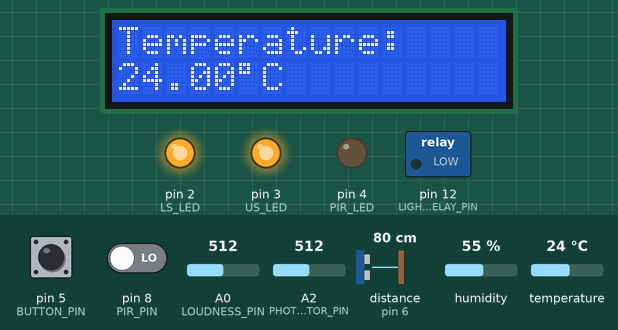
Recording of a sketch running on a simulated Arduino Uno, built with avr-gcc and run on an emulated ATmega328P. Parts: 16×2 character LCD, switched loads named in the sketch (green lamp = pin HIGH), output pins drawn as LEDs (lit = HIGH). Wiring (inferred from the names in the program): ultrasonic range finder: trigger pin 7; echo pin 6. The test bench sets the inputs (shaded band); at power-on: pin 5 (BUTTON_PIN) LOW, distance to the obstacle (sensor on pin 6) 80 cm, A2 (PHOTORESISTOR_PIN) = 512, pin 8 (PIR_PIN) LOW, A0 (LOUDNESS_PIN) = 512, humidity 55 %, temperature 24 °C. The echo pulse lasts 58.3 µs per cm; pins used as bus, display or sensor lines are not drawn; what the sketch prints to the serial monitor is not drawn.

Above: at 1.2 s.
1.3 s: pin 5 (BUTTON_PIN) pulled HIGH for 0.15 s
At 2.3 s:
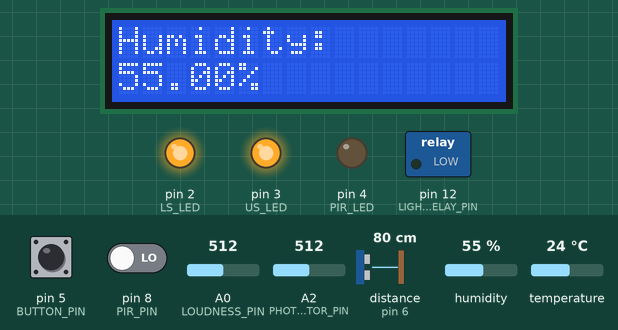
2.9 s: pin 5 (BUTTON_PIN) pulled HIGH for 1 s
At 4.1 s:
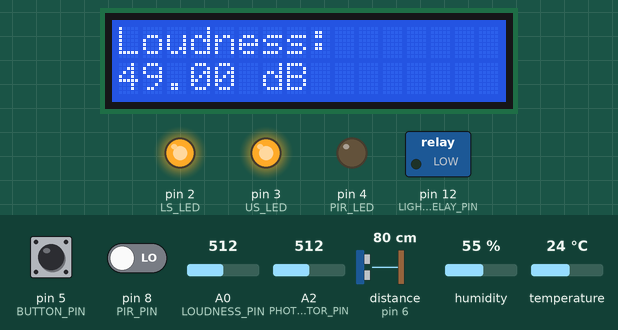
5.4 s: distance to the obstacle (sensor on pin 6) set to 146 cm
11.6 s: distance to the obstacle (sensor on pin 6) set to 155 cm
At 12.8 s:
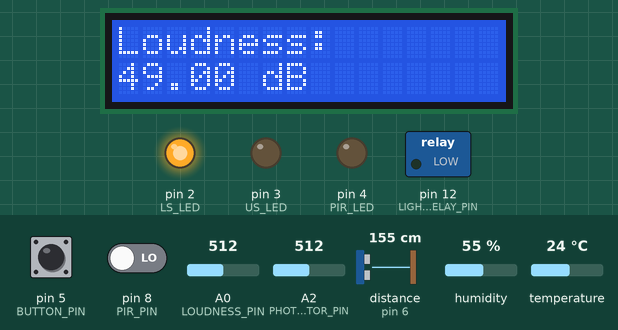
13.1 s: A2 (PHOTORESISTOR_PIN) set to 504
At 13.5 s:
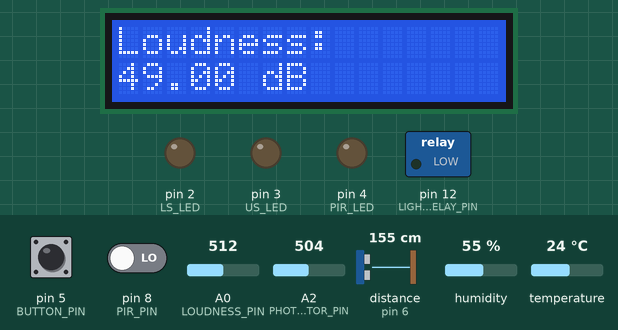
14.6 s: pin 8 (PIR_PIN) driven HIGH
At 15.9 s:
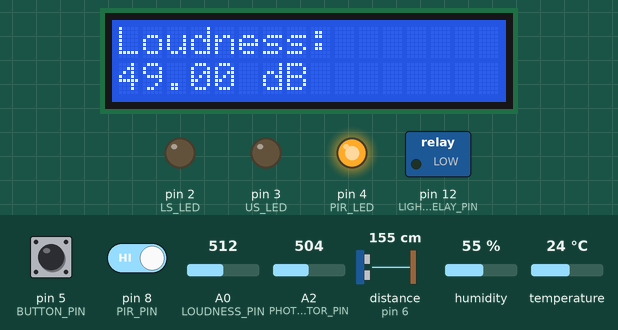
Timing chart, 0 to 17.1 s (numbered marks = the images above; inputs shaded):
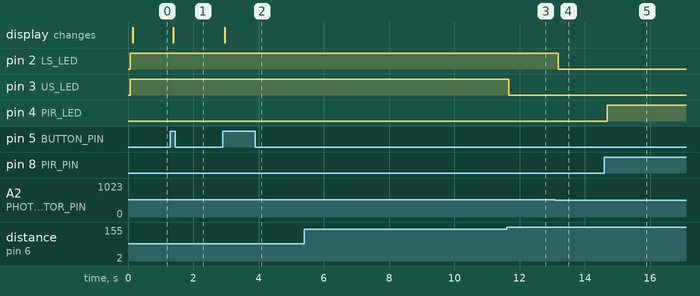

Measured:
- the behaviour switches between 149 and 150 cm on distance to the obstacle (sensor on pin 6) (found by bisection; images 2 and 3)
- the behaviour switches between 512 and 511 on A2 (PHOTORESISTOR_PIN) (found by bisection; images 3 and 4)
- after the input at 1.3 s, the display: changes after 0.08 s (image 1)
- after the input at 2.9 s, the display: changes after 0.07 s (image 2)
- after the input at 5.4 s, every drawn part: stays the same
- after the input at 11.6 s, pin 3 (US_LED): HIGH → LOW after 0.07 s
- after the input at 13.1 s, pin 2 (LS_LED): HIGH → LOW after 0.08 s
- after the input at 14.6 s, pin 4 (PIR_LED): LOW → HIGH after 0.08 s

The sketch:

src_physical.ino
```cpp
#include <LiquidCrystal_I2C.h>  // LCD with I2C library. Don't use this if LCD does not use I2C connection
#include <DHT.h>                // DHT22 library

// the switch for the light bulb(s)
const int LIGHT_RELAY_PIN = 12;

// status LEDs for light switch sensors
const int LS_LED = 2;
const int US_LED = 3;
const int PIR_LED = 4;

// additional sensors for LCD output
const int BUTTON_PIN = 5;
const int TEMP_HUMID_PIN = A1;
const int LOUDNESS_PIN = A0;

// light switch sensors
const int PHOTORESISTOR_PIN = A2;
const int ECHO_PIN = 6;
const int TRIG_PIN = 7;
const int PIR_PIN = 8;

// 9x27: LCD address (some rare I2C modules may use 0x3F instead)
// 16 columns, 2 rows
LiquidCrystal_I2C lcd_1(0x27, 16, 2);

// DHT22 temperature + humidity sensor
const int DHT_TYPE = DHT22;
DHT dht(TEMP_HUMID_PIN, DHT_TYPE);

// global variables used to quickly display information in Serial Monitor or LCD
float celsius, humidity, decibel, cm;
int light;

boolean isPIRDetected;
boolean isLightOn = false;
int lightTimer = 0;

int buttonPushCounter = 1;  // counter for the number of button presses
int buttonState = 0;        // current state of the button
int lastButtonState = 0;    // previous state of the button

void setup() {
  // initialize pin to relay input, which controls the light state
  pinMode(LIGHT_RELAY_PIN, OUTPUT);

  // initialize pins of sensors
  pinMode(PHOTORESISTOR_PIN, INPUT);
  pinMode(PIR_PIN, INPUT);

  // initialize button pin
  pinMode(BUTTON_PIN, INPUT);

  // initialize status LEDs' pins
  pinMode(LS_LED, OUTPUT);
  pinMode(US_LED, OUTPUT);
  pinMode(PIR_LED, OUTPUT);

  // initialize serial communication
  Serial.begin(9600);

  // initialize LCD display
  lcd_1.init();
  lcd_1.clear();
  lcd_1.backlight();  // comment this line to disable LCD backlight

  // initialize DHT22 sensor
  dht.begin();
}

void loop() {
  // PIR sensor returns a HIGH value when a moving object
  // with a higher temperature than the sensor's threshold
  // moves in its vicinity, and returns LOW after said object
  // stops moving or moves out of range, with a delay set to ~10s
  isPIRDetected = digitalRead(PIR_PIN);
  sensorLED(PIR_LED, isPIRDetected);

  // Ultrasonic sensor measure distance between itself
  // and an object in its range in cm. When the distance
  // is below a certain threshold, it will meet its condition
  cm = 0.01723 * readUltrasonicDistance(7, 6);
  boolean isUltrasonicDetected = (cm <= 150);
  sensorLED(US_LED, isUltrasonicDetected);

  // Uses a photoresistor to measure light intensity. Its analog value
  // drops as brightness increases, and vice versa. Once its reading
  // is above a certain threshold (meaning brightness reduces below a certain value)
  // it will meet the condition
  light = analogRead(PHOTORESISTOR_PIN);
  boolean isLightDetected = (light >= 512);
  sensorLED(LS_LED, isLightDetected);

  // additional sensor readings, then outputted to LCD and/or Serial Monitor
  humidity = dht.readHumidity();
  celsius = dht.readTemperature();
  decibel = getDecibel();

  if (isPIRDetected && isUltrasonicDetected && isLightDetected) {  // all 3 conditions are met
    digitalWrite(LIGHT_RELAY_PIN, HIGH);
    isLightOn = true;
    lightTimer = 0;                                // resets timer
  } else if (isUltrasonicDetected && isLightOn) {  // Ultrasonic sensor and light is still on
    digitalWrite(LIGHT_RELAY_PIN, HIGH);
    lightTimer = 0;          // resets timer
  } else {                   // Ultrasonic off, starts timer
    if (lightTimer < 100) {  // 100 loops = 10s of delay + additional code time should equal ~15s
      lightTimer++;
    } else {  // upon timer reaching 100, turns off light
      digitalWrite(LIGHT_RELAY_PIN, LOW);
      isLightOn = false;
    }
  }

  // displays temp + humidity + loudness readings on LCD
  lcdButton();

  // outputs sensor values to Serial Monitor
  serialReading();

  delay(38);  // Wait for 12ms (ultrasonic) + 50ms (button) + 38ms = 100ms per loop
}

float getDecibel() {
  unsigned long startMillis = millis();  // Start of sample window
  float peakToPeak = 0;                  // peak-to-peak level

  unsigned int signalMax = 0;     // minimum value
  unsigned int signalMin = 1023;  // maximum value

  // collect data for 50 mS
  while (millis() - startMillis < 50) {     // 50: sample window time
    int sample = analogRead(LOUDNESS_PIN);  // get reading from microphone
    if (sample < 1023)                      // toss out spurious readings
    {
      if (sample > signalMax) {
        signalMax = sample;  // save just the max levels
      } else if (sample < signalMin) {
        signalMin = sample;  // save just the min levels
      }
    }
    // additional debug info
    //Serial.println(sample);
  }

  peakToPeak = signalMax - signalMin;                          // max - min = peak-peak amplitude
  return map(peakToPeak, 0, 900, 49, 90);
  //return analogRead(LOUDNESS_PIN);
}

float readUltrasonicDistance(int sensorLEDPin, int echoPin) {  // 12ms delay per loop
  pinMode(sensorLEDPin, OUTPUT);                               // Clear the trigger
  digitalWrite(sensorLEDPin, LOW);
  delayMicroseconds(2);
  // Sets the trigger pin to HIGH state for 10 microseconds
  digitalWrite(sensorLEDPin, HIGH);
  delayMicroseconds(10);
  digitalWrite(sensorLEDPin, LOW);
  pinMode(echoPin, INPUT);
  // Reads the echo pin, and returns the sound wave travel time in microseconds
  return pulseIn(echoPin, HIGH);
}

void serialReading() {
  Serial.print("PIR: ");
  Serial.print(isPIRDetected);
  Serial.print(" | Photoresistor: ");
  Serial.print(light);
  Serial.print(" | Distance: ");
  Serial.print(cm);
  Serial.println("cm");
  Serial.print(celsius);
  Serial.print("C | ");
  Serial.print(humidity);
  Serial.print("% | ");
  Serial.print(decibel);
  Serial.println("dB");
  Serial.println(" ");
}

void sensorLED(int sensorLEDPin, boolean value) {
  if (value == true) {
    digitalWrite(sensorLEDPin, HIGH);
  } else {
    digitalWrite(sensorLEDPin, LOW);
  }
}

void lcdButton() {
  // read the pushbutton input pin:
  buttonState = digitalRead(BUTTON_PIN);

  // compare the buttonState to its previous state
  if (buttonState != lastButtonState) {
    // if the state has changed, increment the counter
    if (buttonState == HIGH) {
      // if the current state is HIGH then the button went from off to on:
      if (buttonPushCounter == 3) {
        // resets counter, starting new cycle
        buttonPushCounter = 1;
      } else {
        buttonPushCounter++;
      }
      clearLCDFirstLine();
      Serial.println("Button pushed");
      switch (buttonPushCounter) {
        case 1:
          Serial.println("Temperature Mode");
          break;
        case 2:
          Serial.println("Humidity Mode");
          break;
        case 3:
          Serial.println("Loudness Mode");
          break;
      }
    } else {
      // if the current state is LOW then the button went from on to off:
      Serial.println("Button released");
    }
  }
  // save the current state as the last state, for next time through the loop
  lastButtonState = buttonState;

  // each cycle consists of 3 display states:
  // 1. Temperature in degree Celsius
  // 2. Relative humidity in percentage
  // 3. Loudness in decibel
  switch (buttonPushCounter) {
    case 1:
      lcdTemp();
      break;
    case 2:
      lcdHumidity();
      break;
    case 3:
      lcdLoudness();
      break;
  }
}

void clearLCDFirstLine() {
  lcd_1.setCursor(0, 0);
  lcd_1.print("                ");  // "clears" the first line without using lcd.clear()
}

void lcdTemp() {
  lcd_1.setCursor(0, 0);
  lcd_1.print("Temperature:");
  lcd_1.setCursor(0, 1);
  lcd_1.print(celsius);
  lcd_1.print((char)223);  // degree symbol for hd44780 display
  // Extra spaces prevent redundant " C"
  // in case new value has more than 1 digit
  // difference compared to previous value
  // (example: -110.46 C -> -75.02 CC -> 1.24 CCCC)
  lcd_1.print("C       ");
}

void lcdHumidity() {
  lcd_1.setCursor(0, 0);
  lcd_1.print("Humidity:");
  lcd_1.setCursor(0, 1);
  lcd_1.print(humidity);
  // Extra spaces to prevent redundant %
  // in case new value has more than 1 digit
  // difference compared to previous value
  // (example: 1%%)
  lcd_1.print("%       ");
}

void lcdLoudness() {
  lcd_1.setCursor(0, 0);
  lcd_1.print("Loudness:");
  lcd_1.setCursor(0, 1);
  lcd_1.print(decibel);
  // Extra spaces to prevent redundant db
  // in case new value has more than 1 digit
  // difference compared to previous value
  // (example: 1dBB)
  lcd_1.print(" dB       ");
}
```
